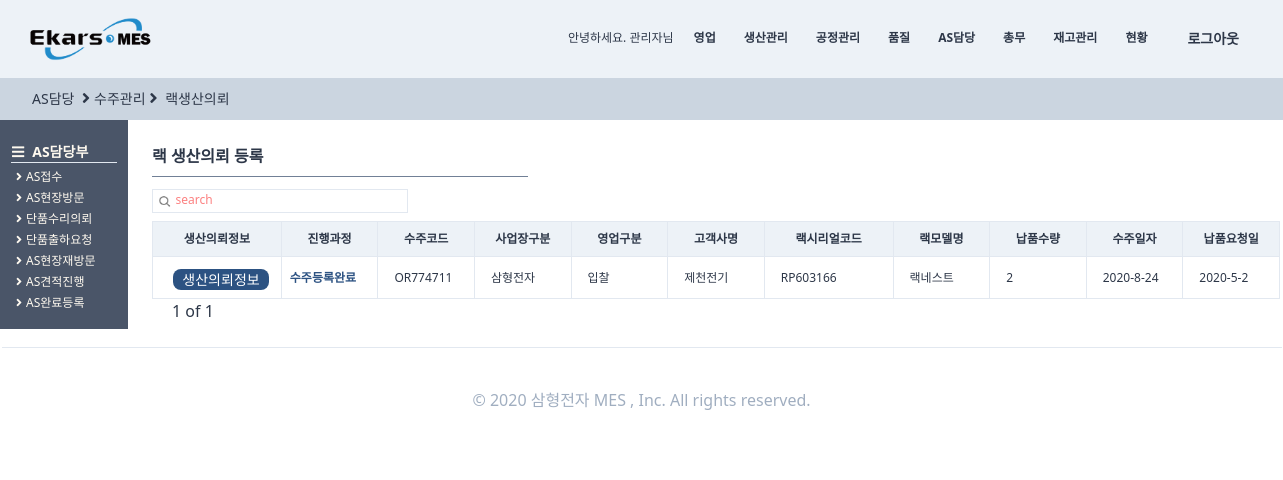
The page /orders/orderproduceforrack/ (signed in) on the database its author committed.
### users/models.py (models this page shows, shortened)
class User(AbstractUser, TimeStampedModel):
    부서 = models.ManyToManyField("Part", related_name="user", null=True)
    nowPart = models.ForeignKey(
        "Part", related_name="nowuser", on_delete=models.SET_NULL, null=True
    )
    class Meta:
        verbose_name = "사용자"
        verbose_name_plural = "사용자"
    def __str__(self):
        return self.first_name
    def lenofpart(self):
        num = self.부서.count()
        return num

class Part(TimeStampedModel):
    해당회사 = models.ForeignKey(
        "Company", related_name="Part", on_delete=models.CASCADE, null=True
    )
    부서명 = models.CharField(max_length=12, null=True, blank=True)
    class Meta:
        verbose_name = "부서"
        verbose_name_plural = "부서"

### orders/models.py (models this page shows, shortened)
class OrderRegister(TimeStampedModel):
    입찰 = "입찰"
    대리점 = "대리점"
    AS = "A/S"
    내부계획 = "내부계획"
    월별생산계획 = "월별생산계획"
    영업구분_CHOICES = (
        (입찰, "입찰"),
        (대리점, "대리점"),
        (AS, "A/S"),
        (내부계획, "내부계획"),
        (월별생산계획, "월별생산계획"),
    )
    삼형전자 = "삼형전자"
    엠에스텔레콤 = "엠에스텔레콤"
    사업장구분_CHOICES = (
        (삼형전자, "삼형전자"),
        (엠에스텔레콤, "엠에스텔레콤"),
    )
    출하완료 = "출하완료"
    출하미완료 = "출하미완료"
    출하구분_CHOICES = (
        (출하완료, "출하완료"),
        (출하미완료, "출하미완료"),
    )
    단품 = "단품"
    랙 = "랙"
    제품구분_CHOICES = (
        (단품, "단품"),
        (랙, "랙"),
    )
    랙생산의뢰 = models.ForeignKey(
        "self", related_name="단품생산의뢰", on_delete=models.SET_NULL, null=True, blank=True
    )
    작성자 = models.ForeignKey(
        users_models.User,
        related_name="수주등록",
        on_delete=models.SET_NULL,
        null=True,
        blank=True,
    )
    수주코드 = models.CharField(max_length=50)
    영업구분 = models.CharField(choices=영업구분_CHOICES, max_length=10, blank=True, default=입찰)
    제품구분 = models.CharField(choices=제품구분_CHOICES, max_length=10, blank=True, default=단품)
    사업장구분 = models.CharField(
        choices=사업장구분_CHOICES, max_length=10, blank=True, default=삼형전자
    )
    수주일자 = models.DateField(auto_now=False, auto_now_add=False)
    고객사명 = models.ForeignKey(
        SI_models.Partner,
        related_name="수주등록",
        on_delete=models.SET_NULL,
        null=True,
        blank=True,
    )
    현장명 = models.CharField(max_length=50, null=True)
    납품요청일 = models.DateField(auto_now=False, auto_now_add=False, blank=True, null=True)
    납품수량 = models.IntegerField()
    특이사항 = models.TextField(blank=True)
    단품모델 = models.ForeignKey(
        SI_models.SingleProduct,
        related_name="수주등록",
        on_delete=models.SET_NULL,
        null=True,
        blank=True,
    )
    랙모델 = models.ForeignKey(
        SI_models.RackProduct,
        related_name="수주등록",
        on_delete=models.SET_NULL,
        null=True,
        blank=True,
    )
    출하구분 = models.CharField(
        choices=출하구분_CHOICES, max_length=10, blank=True, default=출하미완료
    )
    랙조립도면 = models.FileField(
        upload_to="blueprint", blank=True, null=True, help_text="랙 수주의 경우 조립도면을 첨부해주세요."
    )
    class Meta:
        verbose_name = "수주등록"
        verbose_name_plural = "수주등록"
    def process(self):
        try:
            pro = self.생산요청
            try:
                cess = self.생산요청.생산계획.현재공정
                pro = self.생산요청.생산계획.현재공정달성율
                try:
                    pro = self.생산요청.생산계획.작업지시서.작업지시서등록.최종검사
                    try:
                        pro = self.생산요청.생산계획.작업지시서.작업지시서등록.최종검사.최종검사등록
                        return "최종검사완료"
                    except:
                        return "최종검사의뢰완료"
                except:
                    return f"생산중({cess}:{pro})"
            except:
                return "생산의뢰완료"
        except:
            return "수주등록완료"

### StandardInformation/models.py (models this page shows, shortened)
class Partner(TimeStampedModel):
    고객 = "고객"
    대리점 = "대리점"
    공급처 = "공급처"
    거래처_CHOICES = (
        (고객, "고객"),
        (대리점, "대리점"),
        (공급처, "공급처"),
    )
    작성자 = models.ForeignKey(
        "users.User", related_name="거래처작성자", on_delete=models.SET_NULL, null=True
    )
    작성일 = models.DateField(auto_now=True, auto_now_add=False)
    거래처구분 = models.CharField(choices=거래처_CHOICES, max_length=4, default=공급처)
    거래처코드 = models.CharField(null=True, max_length=20)
    거래처명 = models.CharField(max_length=50, null=True)
    사업자등록번호 = models.CharField(max_length=50, null=True)
    담당자 = models.ForeignKey(
        "users.User", related_name="거래처담당자", on_delete=models.SET_NULL, null=True
    )
    거래처담당자 = models.CharField(max_length=50, null=True)
    연락처 = models.CharField(max_length=50, blank=True)
    이메일 = models.EmailField(max_length=254)
    사업장주소 = models.CharField(max_length=90, blank=True, null=True)
    사업자등록증첨부 = models.FileField(blank=True, null=True, upload_to="partnerregister")
    특이사항 = models.TextField(blank=True, null=True)
    사용여부 = models.BooleanField(default=False)
    class Meta:
        verbose_name = "거래처"
        verbose_name_plural = "거래처"
    def __str__(self):
        return self.거래처명

class RackProduct(TimeStampedModel):
    작성자 = models.ForeignKey(
        "users.User", related_name="랙제품작성자", on_delete=models.SET_NULL, null=True
    )
    작성일 = models.DateField(auto_now=True, auto_now_add=False)
    랙시리얼코드 = models.CharField(max_length=40, blank=True)
    랙모델명 = models.CharField(max_length=60, blank=True)
    규격 = models.CharField(max_length=30, blank=True)
    단위 = models.CharField(max_length=30, blank=True)
    단가 = models.IntegerField(null=True)
    class Meta:
        verbose_name = "랙제품"
        verbose_name_plural = "랙제품"

### orders/views.py (the view, shortened to what this page needs)
def orderproduceforrack(request):
    user = request.user
    search = request.GET.get("search")
    if search is None:
        s_order = []
        order = (
            models.OrderRegister.objects.filter(작성자=user)
            .filter(출하구분="출하미완료")
            .filter(제품구분="랙")
            .order_by("-created")
        )
        for s in order:
            if s.process() == "수주등록완료":
                s_order.append(s)
            else:
                pass
        s_bool = False
    pagediv = 7
    totalpage = int(math.ceil(len(s_order) / pagediv))
    paginator = Paginator(s_order, pagediv, orphans=0)
    page = request.GET.get("page", "1")
    s_order = paginator.get_page(page)
    nextpage = int(page) + 1
    previouspage = int(page) - 1
    notsamebool = True
    nonpage = False
    if totalpage == 0:
        nonpage = True
    if int(page) == totalpage:
        notsamebool = False
    if (search is None) or (search == ""):
        search = "search"
    return render(
        request,
        "orders/orderproduceforrack.html",
        {
            "s_order": s_order,
            "search": search,
            "page": page,
            "totalpage": totalpage,
            "notsamebool": notsamebool,
            "nextpage": nextpage,
            "previouspage": previouspage,
            "s_bool": s_bool,
            "nonpage": nonpage,
        },
    )

### templates/orders/orderproduceforrack.html (shortened to what this page needs)
{%extends "orders/ordershome.html"%}
{%load static%}
{%block head_title%}
<i class="fas fa-angle-right mx-1 text-base"></i>수주관리<i class="fas fa-angle-right text-base mx-1"></i>
<a href="{%url "orders:orderproduceforrack"%}" class="hover:font-bold">
    랙생산의뢰
</a>
{%endblock head_title %}
{%block main_contens%}
<div class="w-11/12 h-full ml-32 -mt-6 font-normal pt-12 flex flex-row">
    <div class="flex flex-col p-6 w-full ">
        <span class="border-b w-1/3 mb-3 border-gray-600 pb-2 font-semibold text-base">랙 생산의뢰 등록 </span>
        <div class="w-64 border h-6 mb-2">
            <form method="get" action="" class="w-full flex ">
                <button class="w-4 h-4 mt-1 ml-1  rounded-xl bg-cover bg-center"
                    style="background-image:url({% static 'img/search.png' %});"></button>
                <input name="search" placeholder={{search}}
                    class="ml-1 w-full border-none search-box text-xs font-medium placeholder-red-400 focus: outline-none" />
            </form>
        </div>
        <div class="flex ">
            <div class="flew flex-col">
                <table class="table-fixed font-light text-xs w-full">
                    <thead>
                        <tr>
                            <th class="border bg-gray-200 px-2 py-2 w-32">생산의뢰정보</th>
                            <th class="border bg-gray-200 px-2 py-2 w-24">진행과정</th>
                            <th class="border bg-gray-200 px-4 py-2 w-24">수주코드</th>
                            <th class="border bg-gray-200 px-4 py-2 w-24">사업장구분</th>
                            <th class="border bg-gray-200 px-4 py-2 w-24">영업구분</th>
                            <th class="border bg-gray-200 px-4 py-2 w-24">고객사명</th>
                            <th class="border bg-gray-200 px-4 py-2 w-32">랙시리얼코드</th>
                            <th class="border bg-gray-200 px-4 py-2 w-24">랙모델명</th>
                            <th class="border bg-gray-200 px-4 py-2 w-24">납품수량</th>
                            <th class="border bg-gray-200 px-4 py-2 w-24">수주일자</th>
                            <th class="border bg-gray-200 px-4 py-2 w-24">납품요청일</th>
                        </tr>
                    </thead>
                    <tbody>
                        {%for list in s_order%}
                        <tr>
                            <td class="border px-2 py-2 font-bold
                            text-blue-800 justify-center">
                                <a href="{%url "orders:informationforrackproduce" list.pk %}">
                                    <div class="btn-link hover:bg-teal-800 hover:font-bold mt-1 mb-0 ml-3">생산의뢰정보
                                    </div>
                                </a>
                            </td>
                            <td class="border px-2 py-2 font-bold
                            text-blue-800 ">
                                {{list.process}}</td>
                            <td class="border px-4 py-2  hover:text-blue-700 hover:font-bold "><a
                                    href="{%url "orders:orderdetail" list.pk %}">
                                    {{list.수주코드}}</a></td>
                            <td class="border px-4 py-2">{{list.사업장구분}}</td>
                            <td class="border px-4 py-2">{{list.영업구분}}</td>
                            <td class="border px-4 py-2">{{list.고객사명}}</td>
                            {%if list.제품구분 == "단품"%}
                            <td class="border px-4 py-2">{{list.단품모델.모델코드}}</td>
                            <td class="border px-4 py-2">{{list.단품모델.모델명}}</td>
                            {%else%}
                            <td class="border px-4 py-2">{{list.랙모델.랙시리얼코드}}</td>
                            <td class="border px-4 py-2">{{list.랙모델.랙모델명}}</td>
                            {%endif%}
                            <td class="border px-4 py-2">{{list.납품수량}}</td>
                            <td class="border px-4 py-2">
                                {{list.수주일자.year}}-{{list.수주일자.month}}-{{list.수주일자.day}}</td>
                            <td class="border px-4 py-2">
                                {%if list.납품요청일 is None%}
                                {%else%}
                                {{list.납품요청일.year}}-{{list.납품요청일.month}}-{{list.납품요청일.day}}{%endif%}</td>
                        </tr>
                        {%endfor%}
                    </tbody>
                </table>
                {%if nonpage%}
                {%else%}
                <div class="flex ml-2">
                    <span class="mx-3 font-medium  text-base">{{page}} of
                        {{totalpage}}</span>
                </div>
                {%endif%}
            </div>
        </div>
    </div>
</div>
{%endblock main_contens %}

### templates/partials/navigation.html
{% load static%}
<div class="flex items-center text-sm font-medium h-full w-full  flex-raw justify-end">
        {% if user.is_authenticated %}
        <div class="text-right  text-xs h-5">안녕하세요. {{user}}님</div>
        {% if user.lenofpart > 1 %}
        {% for part in user.부서.all %}
        <div
                class="ml-3 border-b-2 border-transparent h-full flex items-center hover:border-gray-600 font-semibold text-xs">
                <a href="{%url "core:parthome" part.pk %}" class="py-10 px-2">
                        {% if part.부서명 == "자재부" %}
                        재고관리
                        {%else%}
                        <script>
                                var parta = "{{ part.부서명 }}";
                                var result = parta.replace("부", '')
                                document.write(result)
                        </script>
                        {% endif %}
                </a></div>
        {% endfor %}
        {% endif %}
        <div class="nav_link font-semibold ml-3"><a href="{%url "users:logout"%}">로그아웃</a></div>
        {% else %}
        <li class="nav_link font-bold"><a href="{%url "users:signup"%}">가입하기</a></li>
        {% endif %}
</div>

### rows shown on the page
User: first_name "관리자"
Part: 부서명 "재고관리"
OrderRegister: process "수주등록완료", 수주코드 "OR774711", 사업장구분 "삼형전자", 영업구분 "입찰", 고객사명 "제천전기", 랙모델.랙시리얼코드 "RP603166", 랙모델.랙모델명 "랙네스트", 납품수량 "2", 수주일자.year "2020", 수주일자.month "8", 수주일자.day "24", 납품요청일.year "2020", 납품요청일.month "5", 납품요청일.day "2"

### other values the page prints
{{ page }} "1"
{{ totalpage }} "1"
